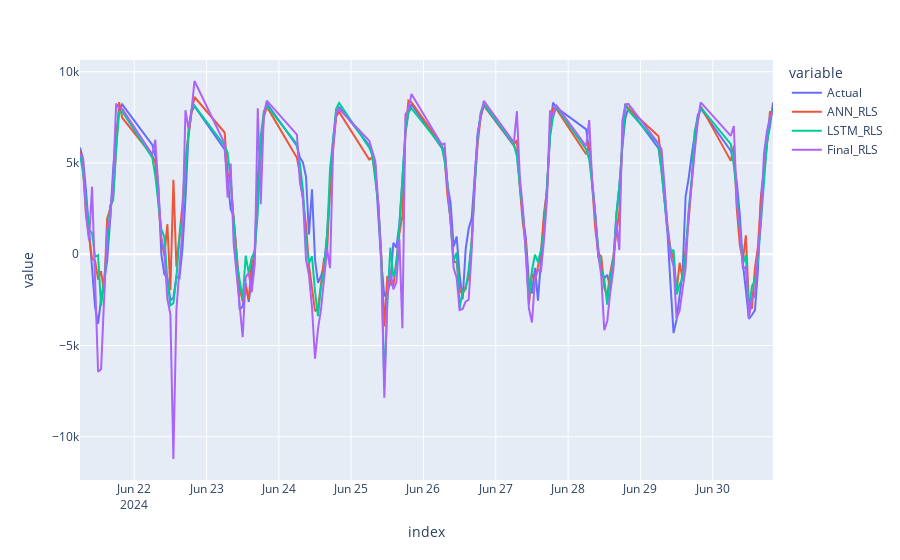
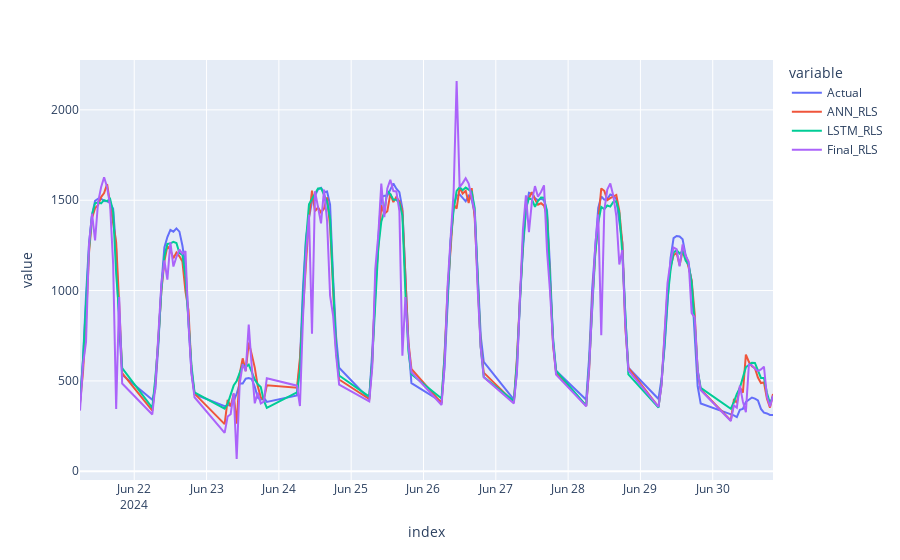
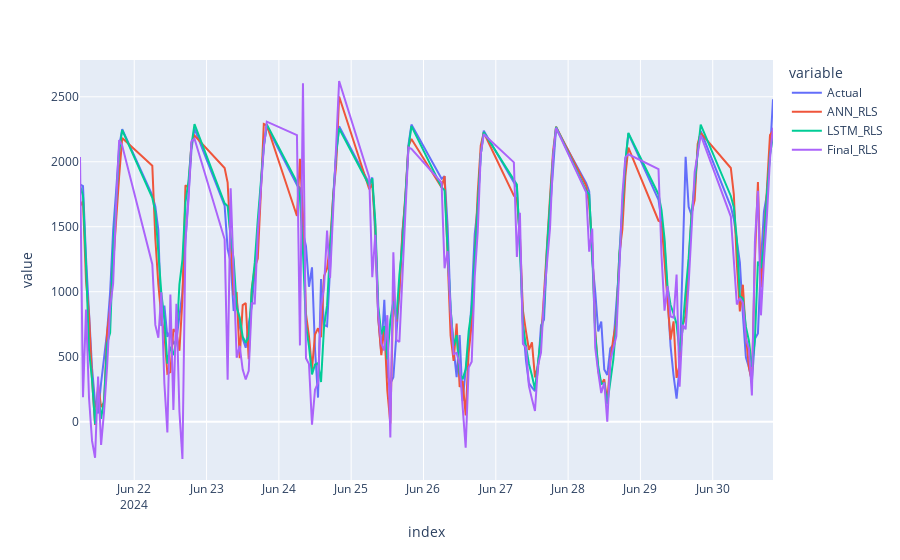
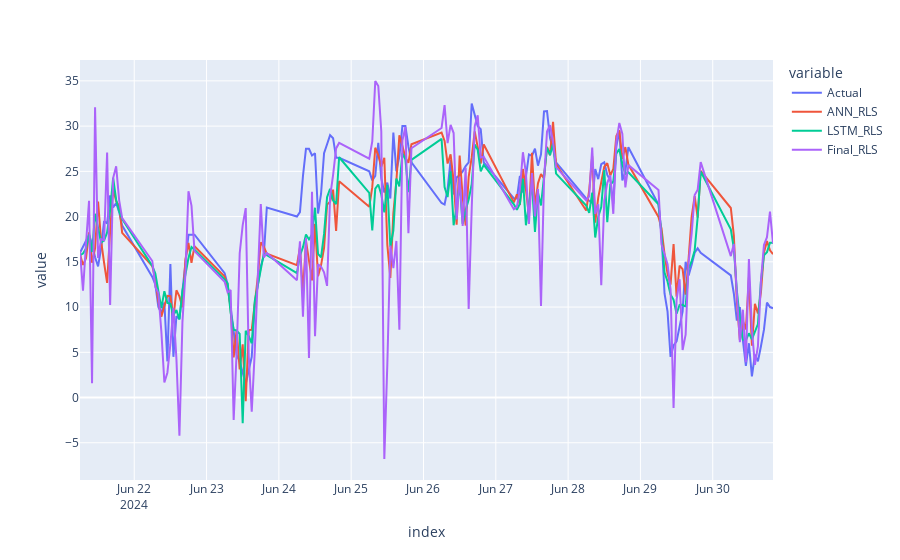

Write notebook code for charts like these, in order.
### Code cell
feeders_metadata = pd.read_csv(feeders_metadata_path)
weather_utils = WeatherUtils()

for i in range(feeders_metadata.shape[0] - 8):
    feeder_metadata = feeders_metadata.iloc[i]
    feeder_name = feeder_metadata['FeederName']
    feeder_data_filename = feeder_metadata['FileName']
    feeder_filesave_name = feeder_metadata['FileSaveName']
    feeder_data_path = feeders_root_path + feeder_data_filename
    ann_save_path = f"{saved_models_path}/ANN_Saved_Models/{feeder_filesave_name}_ANN_Model.keras"
    lstm_save_path = f"{saved_models_path}/LSTM_Saved_Models/{feeder_filesave_name}_LSTM_Model.keras"
    rls_combiner_save_path = f"{saved_models_path}/RLS_Combiner_Saved_Models/{feeder_filesave_name}_RLS_Combiner.pkl"
    feeder_data = get_raw_data_from_path(feeder_data_path)
    net_load_demand = preprocess_raw_data(feeder_data, "NetLoadDemand")
    latitude = feeder_metadata['Latitude']
    longitude = feeder_metadata['Longitude']
    
    
    print("========================================")
    print(feeder_name)
    print("========================================")
    
    historic_weather_data = weather_utils.fetch_historic_data_from_api(latitude, longitude, start_val_date, end_val_date)
    forecast_weather_data = weather_utils.fetch_forecast_data_from_api(latitude, longitude, start_val_date, end_val_date)
    
    temperature_historic = historic_weather_data["temperature_2m_historic"]
    temperature_forecast = forecast_weather_data["temperature_2m_forecast"]
    shortwave_radiation_historic = historic_weather_data["shortwave_radiation_historic"]
    shortwave_radiation_forecast = forecast_weather_data["shortwave_radiation_forecast"]
    
    
    combined_data = pd.concat([net_load_demand, temperature_historic, temperature_forecast, shortwave_radiation_historic, shortwave_radiation_forecast], axis=1).dropna()
    combined_data = combined_data.loc[start_val_date:end_val]
    combined_data_daytime = combined_data.between_time('06:00', '20:00')
    
    train_stats = get_train_stats(train_stats_path, feeder_filesave_name)
    print(train_stats)
    
    normalized_data = minmax_scale(combined_data_daytime, train_stats['Min'], train_stats['Max'])
    print(normalized_data.describe())
    
    denormalized_data = minmax_inverse_scale(normalized_data, train_stats['Min'], train_stats['Max'])
    # print(denormalized_data.describe())
    
    dates_index = get_unique_dates_from_hourly_data(normalized_data)
    day_of_week = get_one_hot_day_of_week(dates_index)
    day_of_week = add_is_holiday_column_to_one_hot_day_of_week(day_of_week, barbados_holidays_df)
    
    X_val, X_val_LSTM, y_val_bl, y_val_cl, cur_dates_val, prev_dates_val = create_X_y(normalized_data, target_column, hours_in_day, day_of_week)
    
    trained_ann_model_bl = get_trained_model(saved_models_path, "ANN_BL", feeder_filesave_name)
    trained_ann_model_cl = get_trained_model(saved_models_path, "ANN_CL", feeder_filesave_name)
    trained_lstm_model_bl = get_trained_model(saved_models_path, "LSTM_BL", feeder_filesave_name)
    trained_lstm_model_cl = get_trained_model(saved_models_path, "LSTM_CL", feeder_filesave_name)
    
    
    y_pred_val_bl = predict_model(trained_ann_model_bl, X_val)
    y_pred_val_cl = predict_model(trained_ann_model_cl, X_val)
    y_pred_val_bl_LSTM = predict_model(trained_lstm_model_bl, X_val_LSTM)
    y_pred_val_cl_LSTM = predict_model(trained_lstm_model_cl, X_val_LSTM)
    
    y_pred_val_bl_cl = convert_cl_to_bl(y_pred_val_cl, y_val_bl, X_val)
    y_pred_val_bl_cl_LSTM = convert_cl_to_bl(y_pred_val_cl_LSTM, y_val_bl, X_val)
    
    print(X_val.shape, X_val_LSTM.shape, y_val_bl.shape, y_val_cl.shape, cur_dates_val.shape, prev_dates_val.shape)
    print(y_pred_val_bl.shape, y_pred_val_cl.shape, y_pred_val_bl_LSTM.shape, y_pred_val_cl_LSTM.shape)
    
    y_pred_ann_rls, rls_combiner_ann = adapt_and_predict_rls_combiner(y_val_bl, y_pred_val_bl, y_pred_val_bl_cl, hours_in_day)
    y_pred_lstm_rls, rls_combiner_lstm = adapt_and_predict_rls_combiner(y_val_bl, y_pred_val_bl_LSTM, y_pred_val_bl_cl_LSTM, hours_in_day)
    y_pred_final_rls, rls_combiner_final = adapt_and_predict_rls_combiner(y_val_bl, y_pred_ann_rls, y_pred_lstm_rls, hours_in_day)
    
    final_results = pd.DataFrame([y_val_bl.flatten(), y_pred_ann_rls.flatten(), y_pred_lstm_rls.flatten(), y_pred_final_rls.flatten()]).T
    final_results.columns = ["Actual", "ANN_RLS", "LSTM_RLS", "Final_RLS"]
    final_results.index = cur_dates_val.flatten()
    final_results = final_results.apply(lambda x: minmax_inverse_scale(x, train_stats.loc[target_column, 'Min'], train_stats.loc[target_column, 'Max']))
    
    px.line(final_results.loc['2024-06-21':]).show()


# arch_hall_feeder_data_path = feeders_root_path + "Arch_Hall_ST2B13.csv"
# arch_hall_feeder_data = get_raw_data_from_path(arch_hall_feeder_data_path)
# arch_hall_feeder_data = add_extra_hour_in_beginning(arch_hall_feeder_data)
# arch_hall_net_load_demand = preprocess_raw_data(arch_hall_feeder_data, "NetLoadDemand")
# arch_hall_net_load_demand

### Figure 1 — Plotly figure (JSON) as saved in the notebook; plotly's stock layout.template omitted (floating-point values rounded to 4 significant figures; data arrays with more than 128 entries replaced by an {"elided": "..."} marker saying what was removed)
{"data": [{"hovertemplate": "variable=Actual<br>index=%{x}<br>value=%{y}<extra></extra>", "legendgroup": "Actual", "line": {"color": "#636efa", "dash": "solid"}, "marker": {"symbol": "circle"}, "mode": "lines", "name": "Actual", "orientation": "v", "showlegend": true, "type": "scatter", "x": {"elided": "150 str values"}, "xaxis": "x", "y": {"elided": "150 float values"}, "yaxis": "y"}, {"hovertemplate": "variable=ANN_RLS<br>index=%{x}<br>value=%{y}<extra></extra>", "legendgroup": "ANN_RLS", "line": {"color": "#EF553B", "dash": "solid"}, "marker": {"symbol": "circle"}, "mode": "lines", "name": "ANN_RLS", "orientation": "v", "showlegend": true, "type": "scatter", "x": {"elided": "150 str values"}, "xaxis": "x", "y": {"elided": "150 float values"}, "yaxis": "y"}, {"hovertemplate": "variable=LSTM_RLS<br>index=%{x}<br>value=%{y}<extra></extra>", "legendgroup": "LSTM_RLS", "line": {"color": "#00cc96", "dash": "solid"}, "marker": {"symbol": "circle"}, "mode": "lines", "name": "LSTM_RLS", "orientation": "v", "showlegend": true, "type": "scatter", "x": {"elided": "150 str values"}, "xaxis": "x", "y": {"elided": "150 float values"}, "yaxis": "y"}, {"hovertemplate": "variable=Final_RLS<br>index=%{x}<br>value=%{y}<extra></extra>", "legendgroup": "Final_RLS", "line": {"color": "#ab63fa", "dash": "solid"}, "marker": {"symbol": "circle"}, "mode": "lines", "name": "Final_RLS", "orientation": "v", "showlegend": true, "type": "scatter", "x": {"elided": "150 str values"}, "xaxis": "x", "y": {"elided": "150 float values"}, "yaxis": "y"}], "layout": {"legend": {"title": {"text": "variable"}, "tracegroupgap": 0}, "margin": {"t": 60}, "xaxis": {"anchor": "y", "domain": [0, 1], "title": {"text": "index"}}, "yaxis": {"anchor": "x", "domain": [0, 1], "title": {"text": "value"}}}}

### Figure 2 — Plotly figure (JSON) as saved in the notebook; plotly's stock layout.template omitted (floating-point values rounded to 4 significant figures; data arrays with more than 128 entries replaced by an {"elided": "..."} marker saying what was removed)
{"data": [{"hovertemplate": "variable=Actual<br>index=%{x}<br>value=%{y}<extra></extra>", "legendgroup": "Actual", "line": {"color": "#636efa", "dash": "solid"}, "marker": {"symbol": "circle"}, "mode": "lines", "name": "Actual", "orientation": "v", "showlegend": true, "type": "scatter", "x": {"elided": "150 str values"}, "xaxis": "x", "y": {"elided": "150 float values"}, "yaxis": "y"}, {"hovertemplate": "variable=ANN_RLS<br>index=%{x}<br>value=%{y}<extra></extra>", "legendgroup": "ANN_RLS", "line": {"color": "#EF553B", "dash": "solid"}, "marker": {"symbol": "circle"}, "mode": "lines", "name": "ANN_RLS", "orientation": "v", "showlegend": true, "type": "scatter", "x": {"elided": "150 str values"}, "xaxis": "x", "y": {"elided": "150 float values"}, "yaxis": "y"}, {"hovertemplate": "variable=LSTM_RLS<br>index=%{x}<br>value=%{y}<extra></extra>", "legendgroup": "LSTM_RLS", "line": {"color": "#00cc96", "dash": "solid"}, "marker": {"symbol": "circle"}, "mode": "lines", "name": "LSTM_RLS", "orientation": "v", "showlegend": true, "type": "scatter", "x": {"elided": "150 str values"}, "xaxis": "x", "y": {"elided": "150 float values"}, "yaxis": "y"}, {"hovertemplate": "variable=Final_RLS<br>index=%{x}<br>value=%{y}<extra></extra>", "legendgroup": "Final_RLS", "line": {"color": "#ab63fa", "dash": "solid"}, "marker": {"symbol": "circle"}, "mode": "lines", "name": "Final_RLS", "orientation": "v", "showlegend": true, "type": "scatter", "x": {"elided": "150 str values"}, "xaxis": "x", "y": {"elided": "150 float values"}, "yaxis": "y"}], "layout": {"legend": {"title": {"text": "variable"}, "tracegroupgap": 0}, "margin": {"t": 60}, "xaxis": {"anchor": "y", "domain": [0, 1], "title": {"text": "index"}}, "yaxis": {"anchor": "x", "domain": [0, 1], "title": {"text": "value"}}}}

### Figure 3 — Plotly figure (JSON) as saved in the notebook; plotly's stock layout.template omitted (floating-point values rounded to 4 significant figures; data arrays with more than 128 entries replaced by an {"elided": "..."} marker saying what was removed)
{"data": [{"hovertemplate": "variable=Actual<br>index=%{x}<br>value=%{y}<extra></extra>", "legendgroup": "Actual", "line": {"color": "#636efa", "dash": "solid"}, "marker": {"symbol": "circle"}, "mode": "lines", "name": "Actual", "orientation": "v", "showlegend": true, "type": "scatter", "x": {"elided": "150 str values"}, "xaxis": "x", "y": {"elided": "150 float values"}, "yaxis": "y"}, {"hovertemplate": "variable=ANN_RLS<br>index=%{x}<br>value=%{y}<extra></extra>", "legendgroup": "ANN_RLS", "line": {"color": "#EF553B", "dash": "solid"}, "marker": {"symbol": "circle"}, "mode": "lines", "name": "ANN_RLS", "orientation": "v", "showlegend": true, "type": "scatter", "x": {"elided": "150 str values"}, "xaxis": "x", "y": {"elided": "150 float values"}, "yaxis": "y"}, {"hovertemplate": "variable=LSTM_RLS<br>index=%{x}<br>value=%{y}<extra></extra>", "legendgroup": "LSTM_RLS", "line": {"color": "#00cc96", "dash": "solid"}, "marker": {"symbol": "circle"}, "mode": "lines", "name": "LSTM_RLS", "orientation": "v", "showlegend": true, "type": "scatter", "x": {"elided": "150 str values"}, "xaxis": "x", "y": {"elided": "150 float values"}, "yaxis": "y"}, {"hovertemplate": "variable=Final_RLS<br>index=%{x}<br>value=%{y}<extra></extra>", "legendgroup": "Final_RLS", "line": {"color": "#ab63fa", "dash": "solid"}, "marker": {"symbol": "circle"}, "mode": "lines", "name": "Final_RLS", "orientation": "v", "showlegend": true, "type": "scatter", "x": {"elided": "150 str values"}, "xaxis": "x", "y": {"elided": "150 float values"}, "yaxis": "y"}], "layout": {"legend": {"title": {"text": "variable"}, "tracegroupgap": 0}, "margin": {"t": 60}, "xaxis": {"anchor": "y", "domain": [0, 1], "title": {"text": "index"}}, "yaxis": {"anchor": "x", "domain": [0, 1], "title": {"text": "value"}}}}

### Figure 4 — Plotly figure (JSON) as saved in the notebook; plotly's stock layout.template omitted (floating-point values rounded to 4 significant figures; data arrays with more than 128 entries replaced by an {"elided": "..."} marker saying what was removed)
{"data": [{"hovertemplate": "variable=Actual<br>index=%{x}<br>value=%{y}<extra></extra>", "legendgroup": "Actual", "line": {"color": "#636efa", "dash": "solid"}, "marker": {"symbol": "circle"}, "mode": "lines", "name": "Actual", "orientation": "v", "showlegend": true, "type": "scatter", "x": {"elided": "150 str values"}, "xaxis": "x", "y": {"elided": "150 float values"}, "yaxis": "y"}, {"hovertemplate": "variable=ANN_RLS<br>index=%{x}<br>value=%{y}<extra></extra>", "legendgroup": "ANN_RLS", "line": {"color": "#EF553B", "dash": "solid"}, "marker": {"symbol": "circle"}, "mode": "lines", "name": "ANN_RLS", "orientation": "v", "showlegend": true, "type": "scatter", "x": {"elided": "150 str values"}, "xaxis": "x", "y": {"elided": "150 float values"}, "yaxis": "y"}, {"hovertemplate": "variable=LSTM_RLS<br>index=%{x}<br>value=%{y}<extra></extra>", "legendgroup": "LSTM_RLS", "line": {"color": "#00cc96", "dash": "solid"}, "marker": {"symbol": "circle"}, "mode": "lines", "name": "LSTM_RLS", "orientation": "v", "showlegend": true, "type": "scatter", "x": {"elided": "150 str values"}, "xaxis": "x", "y": {"elided": "150 float values"}, "yaxis": "y"}, {"hovertemplate": "variable=Final_RLS<br>index=%{x}<br>value=%{y}<extra></extra>", "legendgroup": "Final_RLS", "line": {"color": "#ab63fa", "dash": "solid"}, "marker": {"symbol": "circle"}, "mode": "lines", "name": "Final_RLS", "orientation": "v", "showlegend": true, "type": "scatter", "x": {"elided": "150 str values"}, "xaxis": "x", "y": {"elided": "150 float values"}, "yaxis": "y"}], "layout": {"legend": {"title": {"text": "variable"}, "tracegroupgap": 0}, "margin": {"t": 60}, "xaxis": {"anchor": "y", "domain": [0, 1], "title": {"text": "index"}}, "yaxis": {"anchor": "x", "domain": [0, 1], "title": {"text": "value"}}}}
